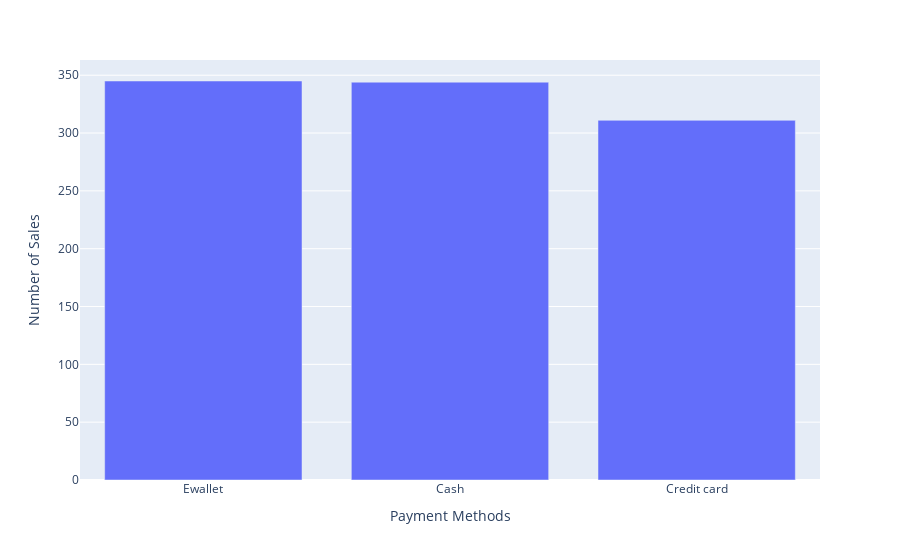

Here is the notebook cell this chart was saved with:
### Markdown cell above
Branches A and C are tied with the best average rating score of 7 while Branch B is a little less with an average of 6.8 but still pretty similar overall.

### Code cell
fig = px.bar(df, x=df['Payment'].value_counts().keys(), y=df['Payment'].value_counts(),labels=dict(x="Payment Methods",y="Number of Sales"))
fig.show()

### Figure 1 — Plotly figure (JSON) as saved in the notebook; plotly's stock layout.template omitted (floating-point values rounded to 4 significant figures)
{"data": [{"alignmentgroup": "True", "hovertemplate": "Payment Methods=%{x}<br>Number of Sales=%{y}<extra></extra>", "legendgroup": "", "marker": {"color": "#636efa", "pattern": {"shape": ""}}, "name": "", "offsetgroup": "", "orientation": "v", "showlegend": false, "textposition": "auto", "type": "bar", "x": ["Ewallet", "Cash", "Credit card"], "xaxis": "x", "y": [345, 344, 311], "yaxis": "y"}], "layout": {"barmode": "relative", "legend": {"tracegroupgap": 0}, "margin": {"t": 60}, "xaxis": {"anchor": "y", "domain": [0, 1], "title": {"text": "Payment Methods"}}, "yaxis": {"anchor": "x", "domain": [0, 1], "title": {"text": "Number of Sales"}}}}
